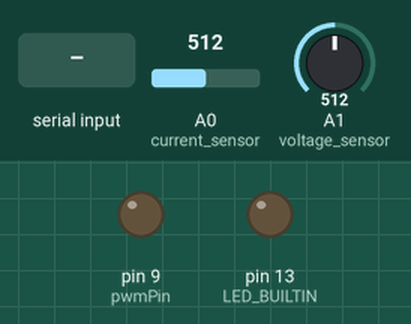
The sketch below on a simulated Arduino Uno, built with avr-gcc and run on an emulated ATmega328P. On the bench: output pins drawn as LEDs (lit = HIGH). The inputs (shaded band) are chosen by the test bench; at power-on: A0 (current_sensor) = 512, A1 (voltage_sensor) = 512. What the sketch prints to the serial monitor is not drawn.

Above: at 1.2 s.
1.3 s: "90,45\n" received over Serial
At 2.4 s:
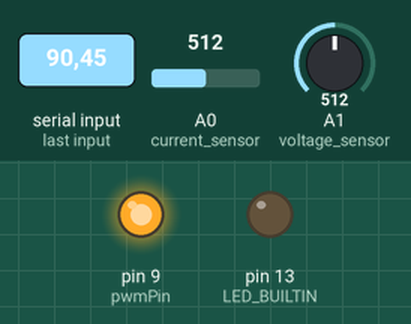
2.8 s: A0 (current_sensor) set to 716
4.5 s: A1 (voltage_sensor) set to 716
6.5 s: A0 (current_sensor) set to 900
8.5 s: A1 (voltage_sensor) set to 900
Timing chart, 0 to 11.5 s (numbered marks = the images above; inputs shaded):
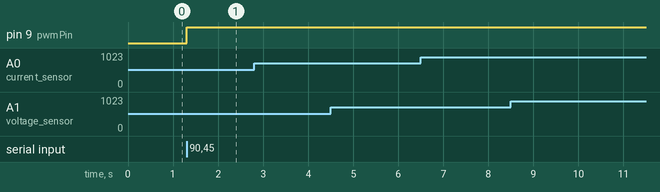

The sketch:

20221212_code.ino
```cpp
#include <Wire.h>
#define pwmPin 9
#define current_sensor A0
#define voltage_sensor A1
#define PWM_sensor A2

unsigned long timer = 0; // for time delay.
unsigned long loopTime = 200000;   // 1e6 [microseconds] = 1000 ms
double set_current = 0.0;
double Read_current = 0.0;
double Read_voltage = 0.0;
boolean startFlag = 0;
int PWM_value = 0; //0~255

void setup() {
  pinMode(LED_BUILTIN, OUTPUT);
  pinMode(current_sensor, INPUT);
  analogWrite(pwmPin, 0); // zero current
  Serial.begin(115200);
  timer = micros();
  Serial.setTimeout(1);
}

void loop() {
  while(Serial.available()){
    set_current = Serial.readString().toFloat();
    delay(1);
    Serial.println(set_current);
    startFlag = 1;
	PWM_value = set_current*100 + 150;
  }

  // =============================================== //
  if (startFlag){
    timeSync(loopTime);
	  analogWrite(pwmPin, PWM_value);

	// analogRead
	 int repeat_times = 100;
    for (int i = 0; i < repeat_times; i++){
      Read_current += analogRead(current_sensor)* (5 / 1023.00)/ 1; //resistor_value
      Read_voltage += analogRead(voltage_sensor)* (5 / 1023.00);
	 }
    Read_current = Read_current/repeat_times;
    Read_voltage = Read_voltage/repeat_times;

    sendToPC2(&Read_current, &Read_voltage);

	if (Read_current < set_current) {
     PWM_value++;
    }
    else if(Read_current == set_current)
    {
    //Do Nothing
    loopTime = 2000000;
    }
    else {
     PWM_value--;
		}
  }
}


void timeSync(unsigned long loopTime)
{
  unsigned long currTime = micros();
  long timeToDelay = loopTime - (currTime - timer);
  if (timeToDelay > 5000)
  {
    delay(timeToDelay / 1000);
    delayMicroseconds(timeToDelay % 1000);
  }
  else if (timeToDelay > 0)
  {
    delayMicroseconds(timeToDelay);
  }
  else
  {
  // timeToDelay is negative so we start immediately
  }
  timer = currTime + timeToDelay;
}


void sendToPC2(double* data1, double* data2)
{
  byte* byteData1 = (byte*)(data1);
  byte* byteData2 = (byte*)(data2);
  byte buf[8] = {byteData1[0], byteData1[1], byteData1[2], byteData1[3],
                 byteData2[0], byteData2[1], byteData2[2], byteData2[3]};
  Serial.write(buf, 8);
}
```

Measured:
- after the input at 1.3 s, pin 9 (pwmPin): LOW → HIGH at once
- after the input at 2.8 s, every drawn part: stays the same
- after the input at 4.5 s, every drawn part: stays the same
- after the input at 6.5 s, every drawn part: stays the same
- after the input at 8.5 s, every drawn part: stays the same
